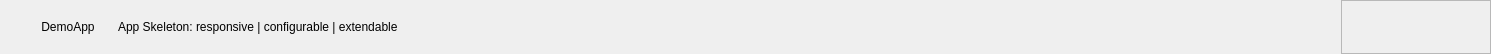
<?xml version="1.0" encoding="UTF-8"?>
<ui version="4.0">
 <class>Form</class>
 <widget class="QWidget" name="Form">
  <property name="geometry">
   <rect>
    <x>0</x>
    <y>0</y>
    <width>1491</width>
    <height>54</height>
   </rect>
  </property>
  <property name="windowTitle">
   <string>Form</string>
  </property>
  <layout class="QHBoxLayout" name="horizontalLayout_2">
   <property name="spacing">
    <number>0</number>
   </property>
   <property name="leftMargin">
    <number>0</number>
   </property>
   <property name="topMargin">
    <number>0</number>
   </property>
   <property name="rightMargin">
    <number>0</number>
   </property>
   <property name="bottomMargin">
    <number>0</number>
   </property>
   <item>
    <widget class="QLabel" name="dummy">
     <property name="maximumSize">
      <size>
       <width>14</width>
       <height>16777215</height>
      </size>
     </property>
     <property name="text">
      <string/>
     </property>
    </widget>
   </item>
   <item alignment="Qt::AlignVCenter">
    <widget class="QLabel" name="appLogo">
     <property name="minimumSize">
      <size>
       <width>24</width>
       <height>24</height>
      </size>
     </property>
     <property name="maximumSize">
      <size>
       <width>24</width>
       <height>24</height>
      </size>
     </property>
     <property name="styleSheet">
      <string notr="true"/>
     </property>
     <property name="text">
      <string/>
     </property>
     <property name="pixmap">
      <pixmap resource="../../resources.qrc">:/images/gui/resources/imgs/kisspng-python-programming-basics-for-absolute-beginners-michigan-python-user-group-5-jul-2-18-5bfef9220f00d6.4973377615434365780615.png</pixmap>
     </property>
     <property name="scaledContents">
      <bool>true</bool>
     </property>
     <property name="alignment">
      <set>Qt::AlignCenter</set>
     </property>
     <property name="wordWrap">
      <bool>false</bool>
     </property>
    </widget>
   </item>
   <item>
    <widget class="QLabel" name="appTitle">
     <property name="minimumSize">
      <size>
       <width>0</width>
       <height>0</height>
      </size>
     </property>
     <property name="maximumSize">
      <size>
       <width>80</width>
       <height>16777215</height>
      </size>
     </property>
     <property name="styleSheet">
      <string notr="true">background: transparent;</string>
     </property>
     <property name="text">
      <string> DemoApp</string>
     </property>
     <property name="scaledContents">
      <bool>true</bool>
     </property>
    </widget>
   </item>
   <item>
    <widget class="QLabel" name="appDescription">
     <property name="text">
      <string>App Skeleton: responsive | configurable | extendable</string>
     </property>
    </widget>
   </item>
   <item>
    <widget class="QFrame" name="windowicons">
     <property name="maximumSize">
      <size>
       <width>150</width>
       <height>16777215</height>
      </size>
     </property>
     <property name="frameShape">
      <enum>QFrame::StyledPanel</enum>
     </property>
     <property name="frameShadow">
      <enum>QFrame::Raised</enum>
     </property>
     <layout class="QHBoxLayout" name="horizontalLayout">
      <property name="spacing">
       <number>0</number>
      </property>
      <property name="leftMargin">
       <number>0</number>
      </property>
      <property name="topMargin">
       <number>0</number>
      </property>
      <property name="rightMargin">
       <number>0</number>
      </property>
      <property name="bottomMargin">
       <number>0</number>
      </property>
      <item>
       <widget class="QPushButton" name="minimizewindow">
        <property name="maximumSize">
         <size>
          <width>50</width>
          <height>50</height>
         </size>
        </property>
        <property name="text">
         <string/>
        </property>
        <property name="icon">
         <iconset resource="../../resources.qrc">
          <normaloff>:/white-icons-smaller/gui/resources/icons/white/icon_minimize.svg</normaloff>:/white-icons-smaller/gui/resources/icons/white/icon_minimize.svg</iconset>
        </property>
        <property name="flat">
         <bool>true</bool>
        </property>
       </widget>
      </item>
      <item>
       <widget class="QPushButton" name="restorewindow">
        <property name="maximumSize">
         <size>
          <width>50</width>
          <height>50</height>
         </size>
        </property>
        <property name="text">
         <string/>
        </property>
        <property name="icon">
         <iconset resource="../../resources.qrc">
          <normaloff>:/white-icons-smaller/gui/resources/icons/white/icon_restore.svg</normaloff>:/white-icons-smaller/gui/resources/icons/white/icon_restore.svg</iconset>
        </property>
        <property name="flat">
         <bool>true</bool>
        </property>
       </widget>
      </item>
      <item>
       <widget class="QPushButton" name="maximisewindow">
        <property name="maximumSize">
         <size>
          <width>50</width>
          <height>50</height>
         </size>
        </property>
        <property name="text">
         <string/>
        </property>
        <property name="icon">
         <iconset resource="../../resources.qrc">
          <normaloff>:/white-icons-smaller/gui/resources/icons/white/icon_maximize.svg</normaloff>:/white-icons-smaller/gui/resources/icons/white/icon_maximize.svg</iconset>
        </property>
        <property name="flat">
         <bool>true</bool>
        </property>
       </widget>
      </item>
      <item>
       <widget class="QPushButton" name="closewindow">
        <property name="maximumSize">
         <size>
          <width>50</width>
          <height>50</height>
         </size>
        </property>
        <property name="text">
         <string/>
        </property>
        <property name="icon">
         <iconset resource="../../resources.qrc">
          <normaloff>:/white-icons-smaller/gui/resources/icons/white/icon_close.svg</normaloff>:/white-icons-smaller/gui/resources/icons/white/icon_close.svg</iconset>
        </property>
        <property name="flat">
         <bool>true</bool>
        </property>
       </widget>
      </item>
     </layout>
    </widget>
   </item>
  </layout>
 </widget>
 <resources>
  <include location="../../resources.qrc"/>
 </resources>
 <connections/>
</ui>
